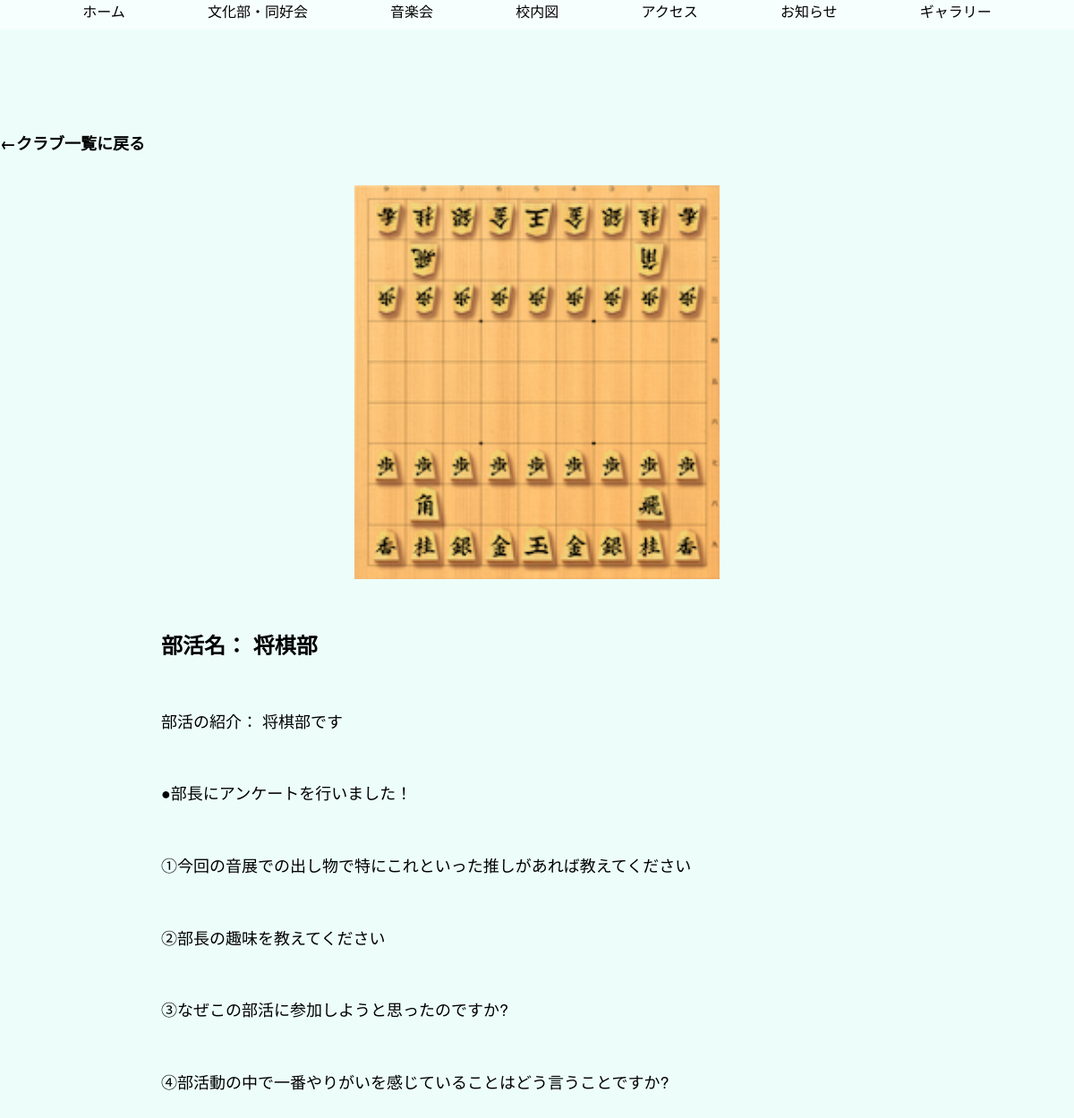
The app's page /club__detail/8 with its own data.
### main/models.py (models this page shows, shortened)
class Club(models.Model):
    name = models.CharField(verbose_name="部活名",max_length=20)
    image = models.ImageField(verbose_name="活動写真", upload_to="images/")
    order = models.FloatField(verbose_name="優先順位",default=0)
    introduction = models.CharField(max_length=150,verbose_name="紹介文")
    question = models.TextField(max_length=300,verbose_name="アンケート",default="部長にアンケートを行いました!")
    question1 = models.TextField(max_length=300,verbose_name="①今回の音展での出し物で特にこれといった推しがあれば教えてください",default="①今回の音展での出し物で特にこれといった推しがあれば教えてください")
    question2 = models.TextField(max_length=300,verbose_name="②部長の趣味を教えてください",default="②部長の趣味を教えてください")
    question3 = models.TextField(max_length=300,verbose_name="③なぜこの部活に参加しようと思ったのですか?",default="③なぜこの部活に参加しようと思ったのですか?")
    question4 = models.TextField(max_length=300,verbose_name="④部活動の中で一番やりがいを感じていることはどう言うことですか?",default="④部活動の中で一番やりがいを感じていることはどう言うことですか?")

### main/views.py (the view)
# urls.py: path("club__detail/<int:pk>", views.ClubDetailView.as_view(), name="club__detail"),
class ClubDetailView(DetailView):
    model = Club
    template_name = "main/club__detail.html"
    context_object_name = "club"
    def get_context_data(self, **kwargs):
        context = super().get_context_data(**kwargs)  # 親クラスのメソッドを呼び出してコンテキストを取得
        data_list = Club.objects.filter(id=self.kwargs["pk"])  # データをフィルタリングして取得
        context["club_data_list"] = data_list  # コンテキストにデータを追加
        return context  # 最終的なコンテキストを返す

### main/templates/main/club__detail.html
{% extends 'main/base.html' %}
{% load static %}
{% block extra_style %}
<link rel="stylesheet" type="text/css" href="{% static 'main/css/club_detail.css' %}">
{% endblock %}
{% block content %}
<div class="club-detail">
    <a href="{% url 'club'%}" class="back"><strong>←</strong>クラブ一覧に戻る</a>
    <div class="club-img">
    {% if object.image %}
        <img src="{{ club.image.url }}" class="image"/>
    {% else %}
        <img src="{% static 'main/images/no_image.png' %}" class="image"/>
    {% endif %}
    </div>
    <p class="name">部活名：  {{ club.name }}</p>
    <p class="introduction">部活の紹介：  {{ club.introduction }}</p>
    <p class="question">{{ club.question }}</p>
    <p class="question1">{{ club.question1 }}</p>
    <p class="question2">{{ club.question2 }}</p>
    <p class="question3">{{ club.question3 }}</p>
    <p class="question4">{{ club.question4 }}</p>
</div>
{% endblock %}

### main/static/main/css/destyle.css (style rules this page uses)
* { color: black; text-decoration: none; }
* { box-sizing: border-box; }
html { line-height: 1.15; -webkit-text-size-adjust: 100%; -webkit-tap-highlight-color: transparent; }
body { margin: 0; }
p, table, blockquote, address, pre, iframe, form, figure, dl { margin: 0; }
a { background-color: transparent; text-decoration: none; color: inherit; }
b, strong { font-weight: bolder; }
img { border-style: none; vertical-align: bottom; }
::placeholder { font: inherit; }

### main/static/main/css/index.css (style rules this page uses)
html, body { position: relative; height: 100%; }
p { font-size: large; }
body { background-color: rgba(253, 252, 252, 0.264); font-family: Helvetica Neue, Helvetica, Arial, sans-serif; font-size: 14px; color: #000; margin: 0; padding: 0; z-index: 5; }

### main/static/main/css/base.css (style rules this page uses)
body { position: relative; height: 100%; }
body { background: #ffffff; font-family: Helvetica Neue, Helvetica, Arial, sans-serif; font-size: 14px; color: #000; }

### main/static/main/css/club_detail.css (style rules this page uses)
body { background-color: rgba(233, 254, 249, 0.8); }
.club-detail { padding: 64px 0 96px; }
.club-img { width: 70vw; height: 55vh; margin: 3vw auto 0; }
.club-img img { width: 100%; height: 100%; object-fit: contain; }
.back { font-size: large; color: rgb(0, 0, 0); font-weight: bold; }
p { margin-left: 15%; margin-right: 15%; margin-bottom: 5%; margin-top: 5%; }
.club-detail > .name { font-weight: bold; font-size: x-large; }

### records on screen
Club: image (picture), name "将棋部", introduction "将棋部です", question "●部長にアンケートを行いました！", question1 "①今回の音展での出し物で特にこれといった推しがあれば教えてください", question2 "②部長の趣味を教えてください", question3 "③なぜこの部活に参加しようと思ったのですか?", question4 "④部活動の中で一番やりがいを感じていることはどう言うことですか?"
